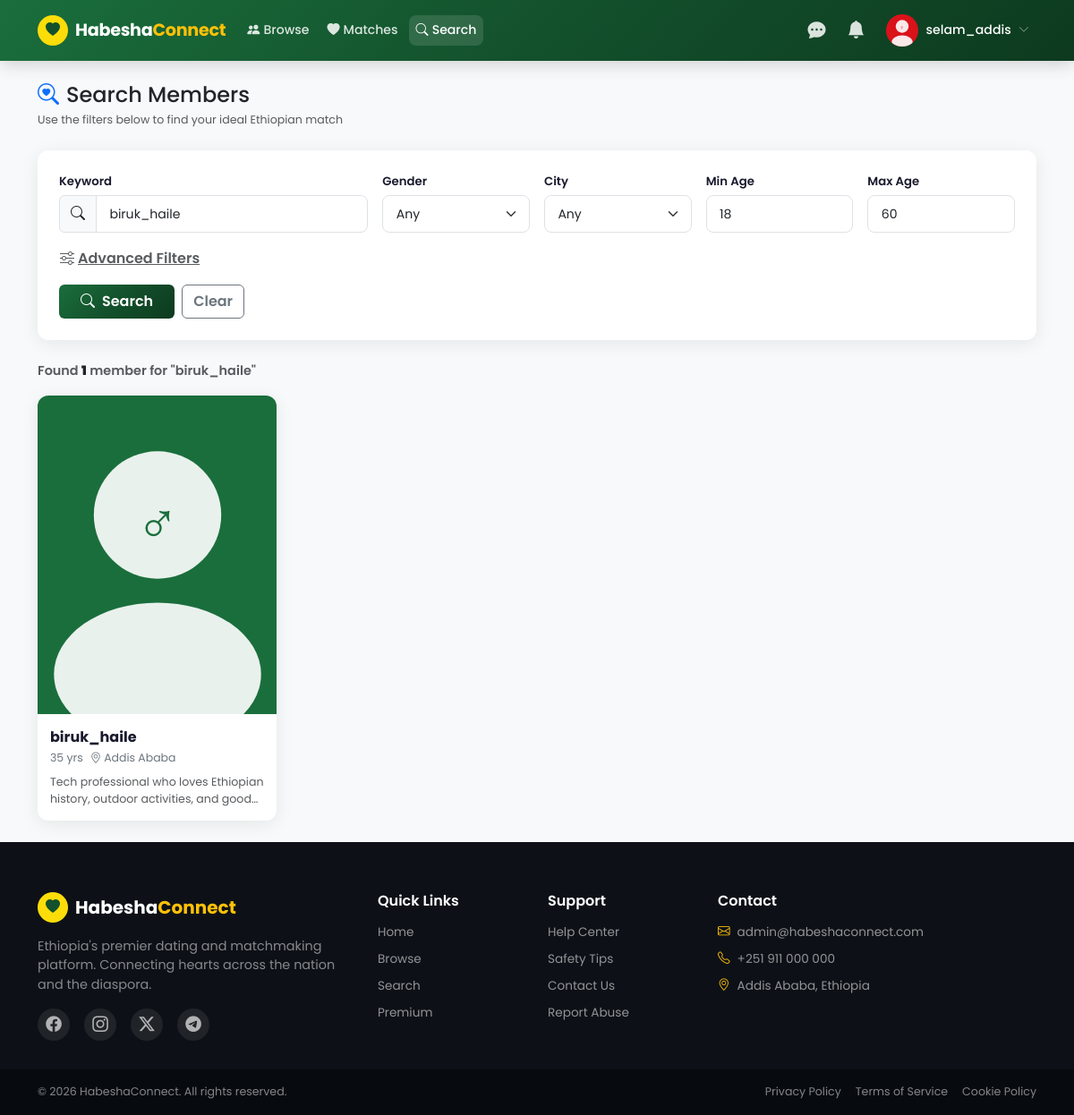
Page /search.php?keyword=biruk_haile (signed in) on the committed database.
### tables this page shows
CREATE TABLE `users` (
  `id` int(11) NOT NULL AUTO_INCREMENT,
  `username` varchar(50) NOT NULL,
  `email` varchar(100) NOT NULL,
  `password` varchar(255) NOT NULL,
  `gender` enum('male','female') NOT NULL,
  `seeking` enum('male','female','both') NOT NULL DEFAULT 'both',
  `birthdate` date NOT NULL,
  `city` varchar(100) DEFAULT NULL,
  `region` varchar(100) DEFAULT NULL,
  `country` varchar(100) DEFAULT 'Ethiopia',
  `ethnicity` varchar(100) DEFAULT NULL,
  `religion` varchar(100) DEFAULT NULL,
  `marital_status` enum('single','divorced','widowed','separated') DEFAULT 'single',
  `education` varchar(100) DEFAULT NULL,
  `occupation` varchar(150) DEFAULT NULL,
  `height_cm` int(3) DEFAULT NULL,
  `body_type` varchar(50) DEFAULT NULL,
  `skin_tone` varchar(50) DEFAULT NULL,
  `eye_color` varchar(50) DEFAULT NULL,
  `hair_type` varchar(50) DEFAULT NULL,
  `languages` text DEFAULT NULL,
  `about_me` text DEFAULT NULL,
  `ideal_partner` text DEFAULT NULL,
  `hobbies` text DEFAULT NULL,
  `smoking` enum('never','occasionally','regularly') DEFAULT 'never',
  `drinking` enum('never','occasionally','regularly') DEFAULT 'never',
  `children` enum('none','have_children','want_children','dont_want') DEFAULT 'none',
  `profile_photo` varchar(255) DEFAULT NULL,
  `cover_photo` varchar(255) DEFAULT NULL,
  `is_premium` tinyint(1) DEFAULT 0,
  `premium_expires` datetime DEFAULT NULL,
  `is_verified` tinyint(1) DEFAULT 0,
  `email_verified` tinyint(1) DEFAULT 0,
  `verify_token` varchar(255) DEFAULT NULL,
  `reset_token` varchar(255) DEFAULT NULL,
  `reset_expires` datetime DEFAULT NULL,
  `is_active` tinyint(1) DEFAULT 1,
  `is_banned` tinyint(1) DEFAULT 0,
  `ban_reason` text DEFAULT NULL,
  `last_active` datetime DEFAULT NULL,
  `created_at` datetime DEFAULT CURRENT_TIMESTAMP,
  `profile_views` int(11) DEFAULT 0,
  `location_lat` decimal(10,8) DEFAULT NULL,
  `location_lng` decimal(11,8) DEFAULT NULL,
  `hide_age` tinyint(1) DEFAULT 0,
  `hide_location` tinyint(1) DEFAULT 0,
  `allow_messages` enum('everyone','matches','premium') DEFAULT 'everyone',
  `notifications_email` tinyint(1) DEFAULT 1,
  `notifications_likes` tinyint(1) DEFAULT 1,
  `notifications_messages` tinyint(1) DEFAULT 1,
  PRIMARY KEY (`id`),
  UNIQUE KEY `email` (`email`),
  UNIQUE KEY `username` (`username`),
  KEY `gender` (`gender`),
  KEY `city` (`city`),
  KEY `is_active` (`is_active`),
  KEY `last_active` (`last_active`)
);

### includes/functions.php (called while the page is built, shortened)
<?php
function isLoggedIn(): bool {
    return isset($_SESSION['user_id']) && !empty($_SESSION['user_id']);
}
function getCurrentUser(): ?array {
    static $user = null;
    if ($user === null) {
        $db = getDB();
        $stmt = $db->prepare("SELECT * FROM users WHERE id = ? AND is_active = 1 AND is_banned = 0");
        $stmt->execute([$_SESSION['user_id']]);
        $user = $stmt->fetch();
    }
    return $user ?: null;
}
function getProfilePhoto(?string $filename, string $gender = 'male'): string {
    return SITE_URL . '/assets/images/default-' . $gender . '.svg';
}
function browseUsers(array $filters = [], int $page = 1, int $perPage = 12): array {
    $db     = getDB();
    $offset = ($page - 1) * $perPage;
    $where  = ["u.is_active = 1", "u.is_banned = 0", "u.id != :current_id"];
    $params = [':current_id' => $_SESSION['user_id'] ?? 0];
    if (!empty($filters['min_age'])) {
        $where[] = "TIMESTAMPDIFF(YEAR, u.birthdate, CURDATE()) >= :min_age";
        $params[':min_age'] = (int) $filters['min_age'];
    }
    if (!empty($filters['max_age'])) {
        $where[] = "TIMESTAMPDIFF(YEAR, u.birthdate, CURDATE()) <= :max_age";
        $params[':max_age'] = (int) $filters['max_age'];
    }
    if (!empty($filters['keyword'])) {
        $where[] = "(u.username LIKE :kw OR u.about_me LIKE :kw2 OR u.occupation LIKE :kw3)";
        $kw = '%' . $filters['keyword'] . '%';
        $params[':kw'] = $kw; $params[':kw2'] = $kw; $params[':kw3'] = $kw;
    }
    if (!empty($_SESSION['user_id'])) {
        $where[] = "u.id NOT IN (SELECT blocked_id FROM blocked_users WHERE blocker_id = :blocker)
                    AND u.id NOT IN (SELECT blocker_id FROM blocked_users WHERE blocked_id = :blocked)";
        $params[':blocker'] = $_SESSION['user_id'];
        $params[':blocked'] = $_SESSION['user_id'];
    }
    $orderBy = match ($filters['sort'] ?? 'newest') {
        'online'   => "u.last_active DESC",
        'popular'  => "u.profile_views DESC",
        default    => "u.created_at DESC",
    };
    $sql = "SELECT SQL_CALC_FOUND_ROWS u.*,
                   TIMESTAMPDIFF(YEAR, u.birthdate, CURDATE()) AS age
            FROM users u
            WHERE " . implode(' AND ', $where) . "
            ORDER BY {$orderBy}
            LIMIT {$perPage} OFFSET {$offset}";
    $stmt = $db->prepare($sql);
    $stmt->execute($params);
    $users = $stmt->fetchAll();
    $total = (int) $db->query("SELECT FOUND_ROWS()")->fetchColumn();
    return ['users' => $users, 'total' => $total, 'pages' => ceil($total / $perPage)];
}

### search.php (the view, shortened to what this page needs)
<?php
require_once 'includes/functions.php';
$currentUser = getCurrentUser();
$filters = [
    'keyword'    => sanitize($_GET['keyword'] ?? ''),
    'gender'     => $_GET['gender'] ?? '',
    'city'       => $_GET['city'] ?? '',
    'ethnicity'  => $_GET['ethnicity'] ?? '',
    'religion'   => $_GET['religion'] ?? '',
    'min_age'    => (int)($_GET['min_age'] ?? 18),
    'max_age'    => (int)($_GET['max_age'] ?? 60),
    'has_photo'  => !empty($_GET['has_photo']),
    'online_only'=> !empty($_GET['online_only']),
    'sort'       => $_GET['sort'] ?? 'newest',
    'education'  => $_GET['education'] ?? '',
    'marital_status' => $_GET['marital_status'] ?? '',
];
$searched = !empty($_GET['keyword']) || !empty($_GET['gender']) || !empty($_GET['city']) || !empty($_GET['ethnicity']);
$result   = $searched ? browseUsers($filters, 1, 24) : ['users' => [], 'total' => 0, 'pages' => 0];
$users    = $result['users'];
?>
<?php include 'includes/header.php'; ?>
<?php include 'includes/navbar.php'; ?>
<div class="container py-4">
    <div class="mb-4">
        <h4 class="fw-800 mb-1"><i class="bi bi-search-heart me-2 text-primary"></i>Search Members</h4>
        <p class="text-muted small">Use the filters below to find your ideal Ethiopian match</p>
    </div>
    <div class="profile-card p-4 mb-4">
        <form method="GET" id="searchForm">
            <div class="row g-3">
                <div class="col-md-6 col-lg-4">
                    <label class="form-label fw-600">Keyword</label>
                    <div class="input-group">
                        <span class="input-group-text"><i class="bi bi-search"></i></span>
                        <input type="text" class="form-control" name="keyword"
                               value="<?= htmlspecialchars($filters['keyword']) ?>"
                               placeholder="Name, occupation, about...">
                    </div>
                </div>
                <div class="col-6 col-md-3 col-lg-2">
                    <label class="form-label fw-600">Gender</label>
                    <select class="form-select" name="gender">
                        <option value="">Any</option>
                    </select>
                </div>
                <div class="col-6 col-md-3 col-lg-2">
                    <label class="form-label fw-600">City</label>
                    <select class="form-select" name="city">
                        <option value="">Any</option>
                    </select>
                </div>
                <div class="col-6 col-md-3 col-lg-2">
                    <label class="form-label fw-600">Min Age</label>
                    <input type="number" class="form-control" name="min_age" value="<?= $filters['min_age'] ?>" min="18" max="80">
                </div>
                <div class="col-6 col-md-3 col-lg-2">
                    <label class="form-label fw-600">Max Age</label>
                    <input type="number" class="form-control" name="max_age" value="<?= $filters['max_age'] ?>" min="18" max="80">
                </div>
                <div class="col-12">
                    <button class="btn btn-link text-muted p-0 small fw-600" type="button" data-bs-toggle="collapse" data-bs-target="#advFilters">
                        <i class="bi bi-sliders me-1"></i>Advanced Filters
                    </button>
                </div>
                <div class="col-12 d-flex gap-2">
                    <button type="submit" class="btn btn-primary fw-700 px-4">
                        <i class="bi bi-search me-2"></i>Search
                    </button>
                    <a href="<?= SITE_URL ?>/search.php" class="btn btn-outline-secondary fw-600">Clear</a>
                </div>
            </div>
        </form>
    </div>
    <?php if ($searched): ?>
    <div class="mb-3 fw-600 text-muted">
        Found <strong class="text-dark"><?= $result['total'] ?></strong> member<?= $result['total'] !== 1 ? 's' : '' ?>
        <?= $filters['keyword'] ? ' for "' . htmlspecialchars($filters['keyword']) . '"' : '' ?>
    </div>
    <?php if (empty($users)): ?>
    <div class="text-center py-5 text-muted">
        <i class="bi bi-people" style="font-size:3rem;opacity:.3"></i>
        <h5 class="mt-3">No results found</h5>
        <p>Try different search terms or filters</p>
    </div>
    <?php else: ?>
    <div class="row g-3">
        <?php foreach ($users as $member): ?>
        <div class="col-6 col-md-4 col-lg-3">
            <div class="member-card">
                <div class="member-photo-wrap">
                    <a href="<?= SITE_URL ?>/profile.php?id=<?= $member['id'] ?>">
                        <img src="<?= getProfilePhoto($member['profile_photo'], $member['gender']) ?>" alt="<?= htmlspecialchars($member['username']) ?>" loading="lazy">
                    </a>
                </div>
                <div class="member-info">
                    <a href="<?= SITE_URL ?>/profile.php?id=<?= $member['id'] ?>" class="member-name"><?= htmlspecialchars($member['username']) ?></a>
                    <div class="member-meta">
                        <span><?= $member['age'] ?> yrs</span>
                        <?php if ($member['city']): ?><span><i class="bi bi-geo-alt"></i><?= htmlspecialchars($member['city']) ?></span><?php endif; ?>
                    </div>
                    <?php if ($member['about_me']): ?>
                    <p class="text-muted small text-truncate-2 mb-0"><?= htmlspecialchars(mb_substr($member['about_me'], 0, 80)) ?>…</p>
                    <?php endif; ?>
                </div>
            </div>
        </div>
        <?php endforeach; ?>
    </div>
    <?php endif; ?>
    <?php endif; ?>
</div>
<?php include 'includes/footer.php'; ?>

### includes/navbar.php (shortened to what this page needs)
<?php
$currentUser   = getCurrentUser();
?>
<nav class="navbar navbar-expand-lg navbar-dark sticky-top" id="mainNav">
    <div class="container">
        <a class="navbar-brand d-flex align-items-center gap-2" href="<?= SITE_URL ?>/">
            <div class="logo-icon">
                <i class="bi bi-heart-fill"></i>
            </div>
            <span class="brand-name">Habesha<span class="text-warning">Connect</span></span>
        </a>
        <div class="collapse navbar-collapse" id="navContent">
            <?php if ($currentUser): ?>
            <ul class="navbar-nav me-auto gap-1">
                <li class="nav-item">
                    <a class="nav-link <?= basename($_SERVER['PHP_SELF']) === 'browse.php' ? 'active' : '' ?>" href="<?= SITE_URL ?>/browse.php">
                        <i class="bi bi-people-fill me-1"></i>Browse
                    </a>
                </li>
                <li class="nav-item">
                    <a class="nav-link <?= basename($_SERVER['PHP_SELF']) === 'matches.php' ? 'active' : '' ?>" href="<?= SITE_URL ?>/matches.php">
                        <i class="bi bi-heart-fill me-1"></i>Matches
                    </a>
                </li>
                <li class="nav-item">
                    <a class="nav-link <?= basename($_SERVER['PHP_SELF']) === 'search.php' ? 'active' : '' ?>" href="<?= SITE_URL ?>/search.php">
                        <i class="bi bi-search me-1"></i>Search
                    </a>
                </li>
            </ul>
            <ul class="navbar-nav ms-auto align-items-center gap-2">
                <li class="nav-item">
                    <a class="nav-link position-relative" href="<?= SITE_URL ?>/messages.php" title="Messages">
                        <i class="bi bi-chat-dots-fill fs-5"></i>
                    </a>
                </li>
                <li class="nav-item dropdown">
                    <a class="nav-link position-relative" href="#" data-bs-toggle="dropdown" id="notifDropdown" title="Notifications">
                        <i class="bi bi-bell-fill fs-5"></i>
                    </a>
                </li>
                <li class="nav-item dropdown">
                    <a class="nav-link d-flex align-items-center gap-2 user-menu-toggle" href="#" data-bs-toggle="dropdown">
                        <div class="nav-avatar position-relative">
                            <img src="<?= getProfilePhoto($currentUser['profile_photo'], $currentUser['gender']) ?>"
                                 class="rounded-circle" width="36" height="36" style="object-fit:cover" alt="">
                        </div>
                        <span class="d-none d-lg-inline text-white fw-500"><?= htmlspecialchars($currentUser['username']) ?></span>
                        <i class="bi bi-chevron-down small text-white-50"></i>
                    </a>
                </li>
            </ul>
            <?php endif; ?>
        </div>
    </div>
</nav>

### assets/css/style.css (style rules this page uses)
:root { --primary: #1a6e3c; --primary-dark: #13512c; --secondary: #FCDD09; --accent: #DA121A; --dark: #1a1a2e; --surface: #f8f9fa; --card-bg: #ffffff; --text-main: #212529; --text-muted: #6c757d; --border: #dee2e6; --radius: 12px; --radius-sm: 8px; --shadow: 0 4px 20px rgba(0,0,0,.08); --shadow-lg: 0 8px 40px rgba(0,0,0,.12); --transition: .2s ease; --gradient: linear-gradient(135deg, #1a6e3c 0%, #13512c 50%, #0d3a1f 100%); }
*, *::before, *::after { box-sizing: border-box; }
html { scroll-behavior: smooth; }
body { font-family: 'Poppins', sans-serif; color: var(--text-main); background: var(--surface); font-size: 0.9rem; min-height: 100vh; display: flex; flex-direction: column; }
.fw-500 { font-weight: 500; }
.fw-600 { font-weight: 600; }
.fw-700 { font-weight: 700; }
#mainNav { background: var(--gradient) !important; box-shadow: 0 2px 20px rgba(0,0,0,.2); padding: 0.6rem 0; z-index: 1050; }
.logo-icon { width: 34px; height: 34px; background: var(--secondary); border-radius: 50%; display: flex; align-items: center; justify-content: center; color: var(--primary-dark); font-size: 1rem; font-weight: 700; flex-shrink: 0; }
.brand-name { font-size: 1.2rem; font-weight: 700; color: #fff; letter-spacing: -0.3px; }
.navbar-nav .nav-link { color: rgba(255,255,255,.85) !important; font-weight: 500; font-size: 0.88rem; padding: 0.4rem 0.7rem; border-radius: var(--radius-sm); transition: var(--transition); }
.navbar-nav .nav-link:hover, .navbar-nav .nav-link.active { color: #fff !important; background: rgba(255,255,255,.12); }
.user-menu-toggle { text-decoration: none; }
.member-card { background: var(--card-bg); border-radius: var(--radius); overflow: hidden; box-shadow: var(--shadow); transition: transform .25s ease, box-shadow .25s ease; height: 100%; position: relative; }
.member-photo-wrap { position: relative; overflow: hidden; aspect-ratio: 3/4; }
.member-photo-wrap img { width: 100%; height: 100%; object-fit: cover; transition: transform .4s ease; }
.member-info { padding: 14px; }
.member-name { font-weight: 700; font-size: 1rem; color: var(--dark); margin-bottom: 2px; text-decoration: none; display: block; }
.member-meta { font-size: 0.78rem; color: var(--text-muted); display: flex; align-items: center; gap: 8px; flex-wrap: wrap; margin-bottom: 8px; }
.member-meta span { display: flex; align-items: center; gap: 3px; }
.profile-card { background: var(--card-bg); border-radius: var(--radius); box-shadow: var(--shadow); overflow: hidden; }
.form-control, .form-select { border-radius: var(--radius-sm); border-color: var(--border); padding: 0.6rem 0.9rem; font-size: 0.88rem; transition: var(--transition); }
.form-label { font-size: 0.83rem; font-weight: 600; color: var(--dark); margin-bottom: 0.35rem; }
.btn-primary { background: var(--gradient); border: none; color: #fff; font-weight: 600; transition: opacity .2s ease, transform .15s ease; }
.text-truncate-2 { display: -webkit-box; -webkit-line-clamp: 2; -webkit-box-orient: vertical; overflow: hidden; }

### rows in the picture
users: profile_photo+gender (placeholder picture), username "selam_addis"
users: profile_photo+gender (placeholder picture), username "biruk_haile", age "35", city "Addis Ababa", about_me "Tech professional who loves Ethiopian history, outdoor activities, and…"

### other values in the picture
$result['total'] "1"
$filters['keyword'] "biruk_haile"
